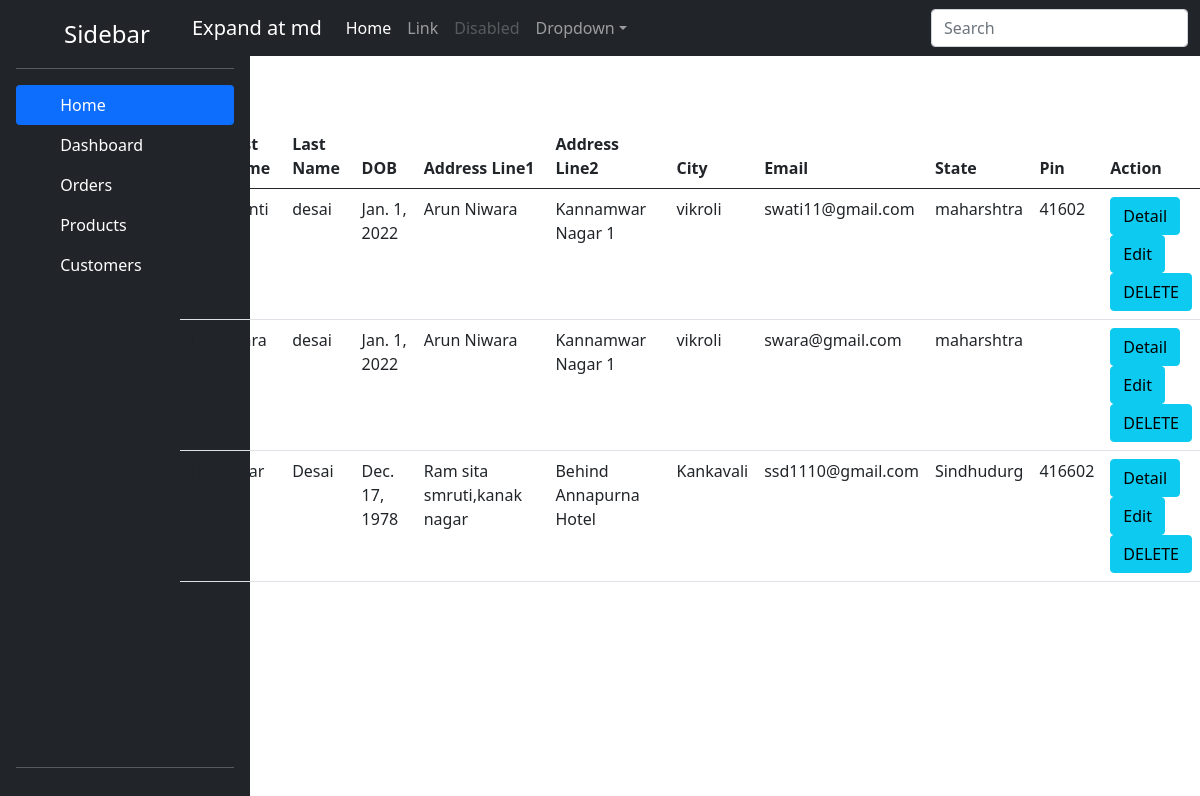
The page /myapp/ on the database its author committed.
### myapp/models.py (models this page shows)
class SiteUser(models.Model):
    class Meta:
        db_table = 'siteuser'
    id = models.AutoField(primary_key=True)
    firstName = models.CharField(max_length=150)
    lastName = models.CharField(max_length=150)
    addressLine1 =models.CharField(max_length=500)
    addressLine2 =models.CharField(max_length=500)
    email = models.EmailField(max_length=255, blank=False, unique=True)
    dob =models.DateField()
    city = models.CharField(max_length = 150)
    state = models.CharField(max_length = 150)
    country = models.IntegerField()
    pin=models.CharField(max_length = 20,default="")
    status = models.CharField(max_length=100)
    createdAt = models.DateTimeField(default=timezone.now)
    updatedAt = models.DateTimeField(default=timezone.now)

### myapp/views.py (the view)
# urls.py: path('', views.IndexView.as_view(), name="home"),
class IndexView(ListView):
    model = SiteUser
    queryset = SiteUser.objects.filter(
        status='active').all().order_by('-createdAt')
    template_name = 'myapp/list_view.html'
    context_object_name = 'site_user_list'

### templates/myapp/list_view.html (shortened to what this page needs)
{% extends 'base.html' %}
{% block content %}
  <div class="album py-5">
    <div class="container">
      <div class="row">
        {% if site_user_list %}
        <table class="table" >
        <thead class="thead-dark">
            <th scope="col">Id</th>
            <th scope="col">First Name </th>
            <th scope="col">Last Name </th>
            <th scope="col">DOB </th>
            <th scope="col">Address Line1 </th>
            <th scope="col">Address Line2 </th>
            <th scope="col">City </th>
            <th scope="col">Email </th>
            <th scope="col">State </th>
            <th scope="col">Pin </th>
            <th scope="col">Action</th>
        </thead>
          {% for each in site_user_list %}
               <tr>
                <td>{{each.id}}</td>
                <td>{{each.firstName}}</td>
                <td>{{each.lastName}}</td>
                <td>{{each.dob}}</td>
                <td>{{each.addressLine1}}</td>
                <td>{{each.addressLine2}}</td>
                <td>{{each.city}}</td>
                <td>{{each.email}}</td>
                <td>{{each.state}}</td>
                <td>{{each.pin}}</td>
                <td>
                  <a href="/myapp/detail/{{ each.id }}" class="btn btn-info" role="button">Detail</a><br/>
                  <a href="/myapp/edit/{{ each.id }}" class="btn btn-info" role="button">Edit</a><br/>
                  <form method="POST" action="/myapp/delete/{{each.id}}">
                    <input type="submit"class="btn btn-info"  value="DELETE">
                 </form>
                </td>
                </tr>
          {% endfor %}
        {% else %}
            No User Found
        {% endif %}
      </div>
    </div>
  </div>
{% endblock %}

### static/css/navbar.css (style rules this page uses)
body { padding-bottom: 20px; }

### rows shown on the page
SiteUser: firstName "shanti", lastName "desai", dob "Jan. 1, 2022", addressLine1 "Arun Niwara", addressLine2 "Kannamwar Nagar 1", city "vikroli", email "swati11@gmail.com", state "maharshtra", pin "41602"
SiteUser: firstName "swara", lastName "desai", dob "Jan. 1, 2022", addressLine1 "Arun Niwara", addressLine2 "Kannamwar Nagar 1", city "vikroli", email "swara@gmail.com", state "maharshtra"
SiteUser: firstName "sagar", lastName "Desai", dob "Dec. 17, 1978", addressLine1 "Ram sita smruti,kanak nagar", addressLine2 "Behind Annapurna Hotel", city "Kankavali", email "ssd1110@gmail.com", state "Sindhudurg", pin "416602"
